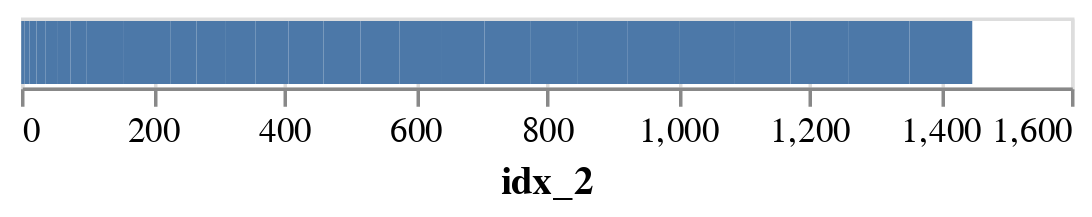

The cell this chart's notebook holds for it:
### Markdown cell above
[`geom_histogram`]() places the data into 30 bins by default, but what if we want to bin the data differently? We can use the [`bins`]() argument to [`geom_histogram`]():

### Code cell
plot = undo(plot)
plot += geom_histogram(aes("idx_2"), bins=3)
show(plot)

### Figure 1 — Vega-Lite specification as saved in the notebook (floating-point values rounded to 4 significant figures)
{"config": {"view": {"continuousWidth": 300, "continuousHeight": 300}}, "data": {"name": "data-dbf2281c56885d7d00f7990746c7d7fb"}, "mark": {"type": "bar"}, "encoding": {"x": {"field": "idx_2", "type": "quantitative"}}, "$schema": "https://vega.github.io/schema/vega-lite/v5.8.0.json", "datasets": {"data-dbf2281c56885d7d00f7990746c7d7fb": [{"idx_2": 1.0, "x2": 4.263, "y": 3}, {"idx_2": 4.263, "x2": 7.527, "y": 0}, {"idx_2": 7.527, "x2": 10.79, "y": 2}, {"idx_2": 10.79, "x2": 14.05, "y": 2}, {"idx_2": 14.05, "x2": 17.32, "y": 3}, {"idx_2": 17.32, "x2": 20.58, "y": 3}, {"idx_2": 20.58, "x2": 23.84, "y": 2}, {"idx_2": 23.84, "x2": 27.11, "y": 3}, {"idx_2": 27.11, "x2": 30.37, "y": 2}, {"idx_2": 30.37, "x2": 33.63, "y": 3}, {"idx_2": 33.63, "x2": 36.9, "y": 2}, {"idx_2": 36.9, "x2": 40.16, "y": 4}, {"idx_2": 40.16, "x2": 43.42, "y": 5}, {"idx_2": 43.42, "x2": 46.69, "y": 4}, {"idx_2": 46.69, "x2": 49.95, "y": 6}, {"idx_2": 49.95, "x2": 53.21, "y": 1}, {"idx_2": 53.21, "x2": 56.48, "y": 5}, {"idx_2": 56.48, "x2": 59.74, "y": 2}, {"idx_2": 59.74, "x2": 63.0, "y": 4}, {"idx_2": 63.0, "x2": 66.27, "y": 4}, {"idx_2": 66.27, "x2": 69.53, "y": 3}, {"idx_2": 69.53, "x2": 72.79, "y": 3}, {"idx_2": 72.79, "x2": 76.06, "y": 4}, {"idx_2": 76.06, "x2": 79.32, "y": 5}, {"idx_2": 79.32, "x2": 82.58, "y": 6}, {"idx_2": 82.58, "x2": 85.85, "y": 3}, {"idx_2": 85.85, "x2": 89.11, "y": 4}, {"idx_2": 89.11, "x2": 92.37, "y": 2}, {"idx_2": 92.37, "x2": 95.64, "y": 7}, {"idx_2": 95.64, "x2": 98.9, "y": 3}]}}
